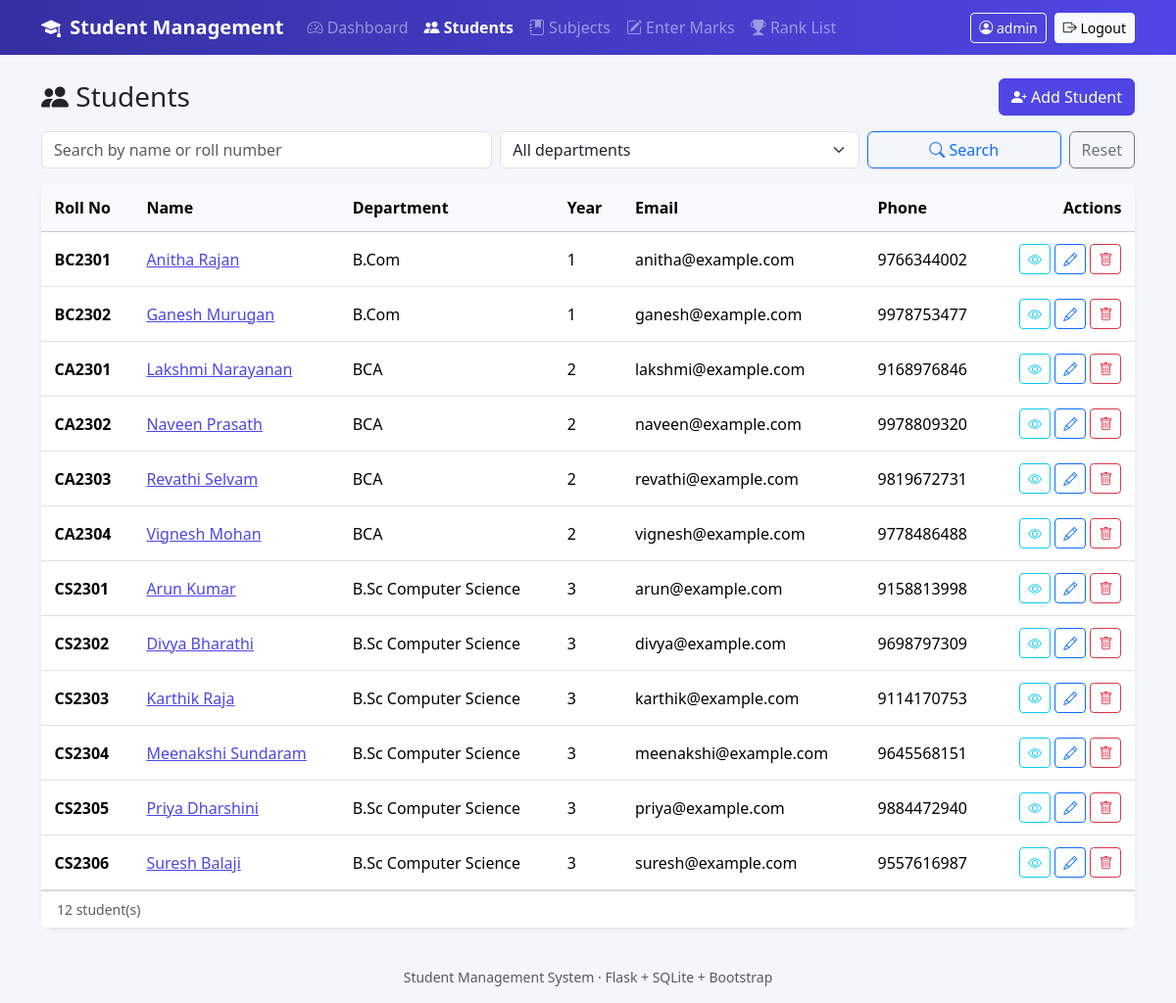
The app's page /students (signed in) with its own data.
### tables this page shows
CREATE TABLE students (
    id         INTEGER PRIMARY KEY AUTOINCREMENT,
    roll_no    TEXT    NOT NULL UNIQUE,
    name       TEXT    NOT NULL,
    department TEXT    NOT NULL,
    year       INTEGER NOT NULL CHECK (year BETWEEN 1 AND 5),
    email      TEXT,
    phone      TEXT,
    created_at TEXT    NOT NULL DEFAULT CURRENT_TIMESTAMP
);

### app.py (the view)
@app.route("/students")
@login_required
def students():
    db = get_db()
    q = request.args.get("q", "").strip()
    dept = request.args.get("department", "").strip()
    sql, params = "SELECT * FROM students WHERE 1=1", []
    if q:
        sql += " AND (name LIKE ? OR roll_no LIKE ?)"
        params += [f"%{q}%", f"%{q}%"]
    if dept:
        sql += " AND department = ?"
        params.append(dept)
    sql += " ORDER BY roll_no"
    return render_template("students.html",
                           students=db.execute(sql, params).fetchall(),
                           departments=department_choices(db), q=q, dept=dept)

### app.py (called while the page is built)
def get_db():
    if "db" not in g:
        g.db = sqlite3.connect(DATABASE)
        g.db.row_factory = sqlite3.Row
        g.db.execute("PRAGMA foreign_keys = ON")
    return g.db

def login_required(view):
    @wraps(view)
    def wrapped(*args, **kwargs):
        if "user_id" not in session:
            return redirect(url_for("login"))
        return view(*args, **kwargs)
    return wrapped

def csrf_token():
    if "_csrf" not in session:
        session["_csrf"] = secrets.token_hex(16)
    return session["_csrf"]

@app.before_request
def csrf_protect():
    if request.method == "POST":
        token = session.get("_csrf")
        if not token or not secrets.compare_digest(
                token, request.form.get("_csrf", "")):
            abort(400, "Your session expired. Please go back and try again.")

def department_choices(db):
    return [r[0] for r in db.execute(
        "SELECT DISTINCT department FROM students ORDER BY department")]

### templates/students.html (shortened to what this page needs)
{% extends "base.html" %}
{% block content %}
<div class="d-flex flex-wrap justify-content-between align-items-center mb-3 gap-2">
  <h3 class="mb-0"><i class="bi bi-people-fill"></i> Students</h3>
  <a href="{{ url_for('add_student') }}" class="btn btn-primary"><i class="bi bi-person-plus-fill"></i> Add Student</a>
</div>
<form method="get" class="row g-2 mb-3">
  <div class="col-md-5">
    <input type="text" name="q" value="{{ q }}" class="form-control" placeholder="Search by name or roll number">
  </div>
  <div class="col-md-4">
    <select name="department" class="form-select">
      <option value="">All departments</option>
    </select>
  </div>
  <div class="col-md-3 d-flex gap-2">
    <button class="btn btn-outline-primary flex-fill" type="submit"><i class="bi bi-search"></i> Search</button>
    <a href="{{ url_for('students') }}" class="btn btn-outline-secondary">Reset</a>
  </div>
</form>
<div class="card shadow-sm">
  <div class="table-responsive">
    <table class="table table-hover align-middle mb-0">
      <thead class="table-light">
        <tr><th>Roll No</th><th>Name</th><th>Department</th><th>Year</th><th>Email</th><th>Phone</th><th class="text-end">Actions</th></tr>
      </thead>
      <tbody>
      {% for s in students %}
        <tr>
          <td class="fw-semibold">{{ s.roll_no }}</td>
          <td><a href="{{ url_for('student_detail', student_id=s.id) }}">{{ s.name }}</a></td>
          <td>{{ s.department }}</td>
          <td>{{ s.year }}</td>
          <td>{{ s.email or '-' }}</td>
          <td>{{ s.phone or '-' }}</td>
          <td class="text-end text-nowrap">
            <a href="{{ url_for('student_detail', student_id=s.id) }}" class="btn btn-sm btn-outline-info" title="View"><i class="bi bi-eye"></i></a>
            <a href="{{ url_for('edit_student', student_id=s.id) }}" class="btn btn-sm btn-outline-primary" title="Edit"><i class="bi bi-pencil"></i></a>
            <form method="post" action="{{ url_for('delete_student', student_id=s.id) }}" class="d-inline"
                  onsubmit="return confirm('Delete this student and all their marks?');">
              <button class="btn btn-sm btn-outline-danger" type="submit" title="Delete"><i class="bi bi-trash"></i></button>
            </form>
          </td>
        </tr>
      {% else %}
        <tr><td colspan="7" class="text-center text-muted py-5">No students found.</td></tr>
      {% endfor %}
      </tbody>
    </table>
  </div>
  <div class="card-footer bg-white text-muted small">{{ students|length }} student(s)</div>
</div>
{% endblock %}

### static/style.css (style rules this page uses)
:root { --brand: #4f46e5; --brand-dark: #3730a3; }
body { background: #f4f6fb; }
.btn-primary { background: var(--brand); border-color: var(--brand); }
a { color: var(--brand); }
.card { border: 0; border-radius: 14px; }
.table > :not(caption) > * > * { padding: .75rem .85rem; }

### records on screen
students: roll_no "BC2301", name "Anitha Rajan", department "B.Com", year "1", email "anitha@example.com", phone "9766344002"
students: roll_no "BC2302", name "Ganesh Murugan", department "B.Com", year "1", email "ganesh@example.com", phone "9978753477"
students: roll_no "CA2301", name "Lakshmi Narayanan", department "BCA", year "2", email "lakshmi@example.com", phone "9168976846"
students: roll_no "CA2302", name "Naveen Prasath", department "BCA", year "2", email "naveen@example.com", phone "9978809320"
students: roll_no "CA2303", name "Revathi Selvam", department "BCA", year "2", email "revathi@example.com", phone "9819672731"
students: roll_no "CA2304", name "Vignesh Mohan", department "BCA", year "2", email "vignesh@example.com", phone "9778486488"
students: roll_no "CS2301", name "Arun Kumar", department "B.Sc Computer Science", year "3", email "arun@example.com", phone "9158813998"
students: roll_no "CS2302", name "Divya Bharathi", department "B.Sc Computer Science", year "3", email "divya@example.com", phone "9698797309"
students: roll_no "CS2303", name "Karthik Raja", department "B.Sc Computer Science", year "3", email "karthik@example.com", phone "9114170753"
students: roll_no "CS2304", name "Meenakshi Sundaram", department "B.Sc Computer Science", year "3", email "meenakshi@example.com", phone "9645568151"
students: roll_no "CS2305", name "Priya Dharshini", department "B.Sc Computer Science", year "3", email "priya@example.com", phone "9884472940"
students: roll_no "CS2306", name "Suresh Balaji", department "B.Sc Computer Science", year "3", email "suresh@example.com", phone "9557616987"

### other values on screen
{{ session.get('username') }} "admin"
{{ students|length }} "12"
